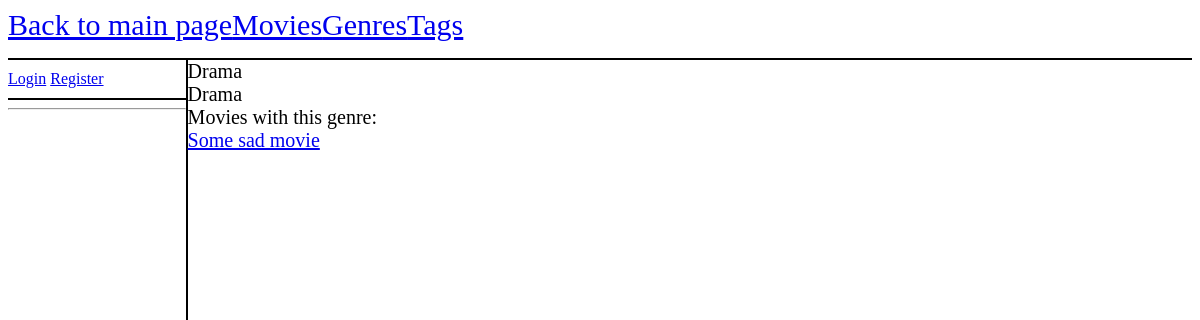
Before: /movies/genre/1/ with the older database file.
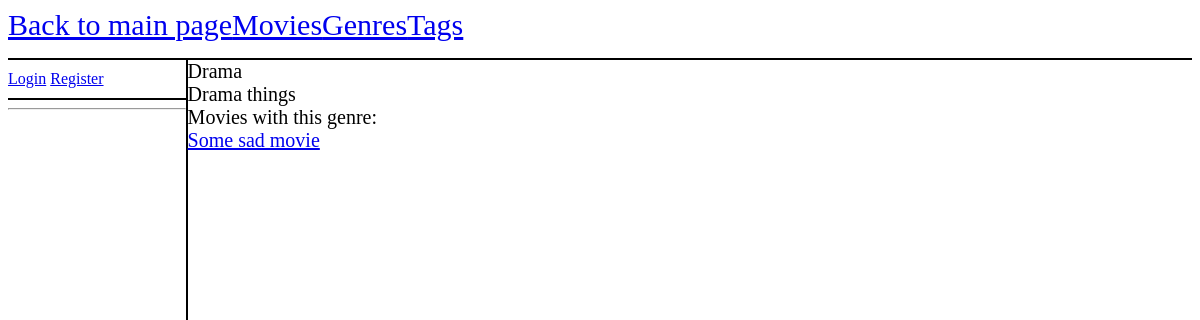
After: the same page with the newer database file.
### movies/models.py (models this page shows, shortened)
class Genre(models.Model):
    name = models.CharField(max_length=100)
    description = models.TextField(max_length=500)

### movies/views.py (the view)
# urls.py: path("genre/<int:genre_id>/", views.genre_detail, name="genre_detail"),
def genre_detail(request, genre_id):
    context = {}
    genre = get_object_or_404(Genre, pk=genre_id)
    movies = genre.movie_set.all()
    context["genre"] = genre
    context["movies"] = movies
    return render(request, "movies/genre_detail.html", context)

### movies/models.py (called while the page is built)
    def __str__(self):
        return self.name

### movies/templates/movies/genre_detail.html (shortened to what this page needs)
{% extends 'movies/template.html' %}
{% block left_panel %}
    <hr/>
{% endblock left_panel %}
{% block content %}
    <div class = "right-panel">
        {{ genre.name }}<br/>
        {{ genre.description }}<br/>
        Movies with this genre:<br/>
        {% for movie in movies %}
            <a href="{% url 'movie_detail' movie.id %}">{{ movie }}</a></br>
        {% endfor %}
    </div>
{% endblock content %}

Changed rows visible on the page:
changed Genre "Drama": description "Drama" → "Drama things"
